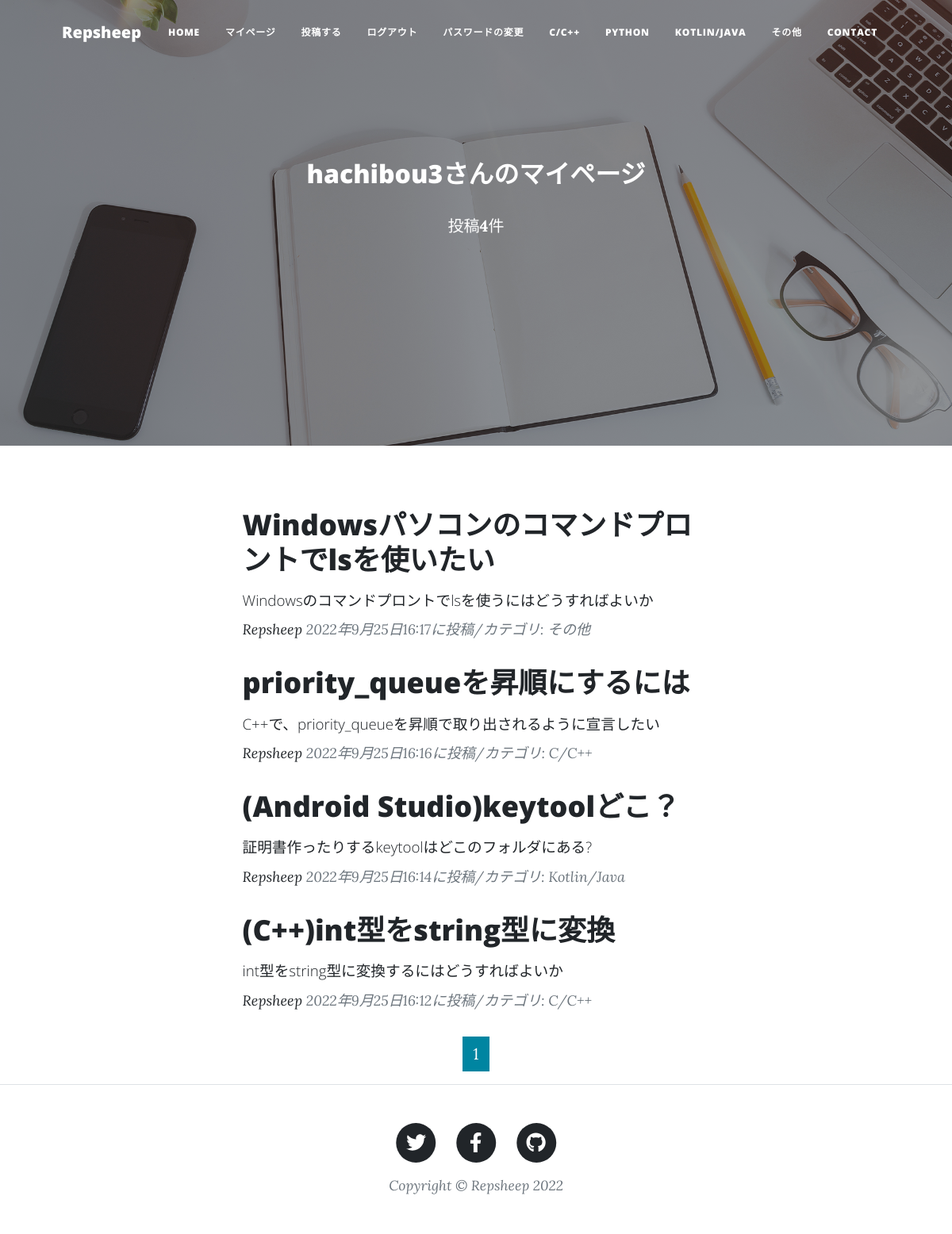
The app's page /mypage/ (signed in) with its own data.
### accounts/models.py (models this page shows)
class CustomUser(AbstractUser):
    pass

### techtwitapp/models.py (models this page shows, shortened)
class RecordPost(models.Model):
    user=models.ForeignKey(
        CustomUser,
        verbose_name='ユーザー',
        on_delete=models.CASCADE,
        null=True
        )
    CATEGORY=(('C/C++','C/C++'),
              ('Python','Python'),
              ('Kotlin/Java','Kotlin/Java'),
              ('その他','その他')
              )
    title=models.CharField(
        verbose_name='タイトル',
        max_length=200
        )
    question=models.TextField(
        verbose_name='質問'
        )
    answer=models.TextField(
        verbose_name='回答'
        )
    posted_at=models.DateTimeField(
        verbose_name='投稿日時',
        auto_now_add=True
        )
    category=models.CharField(
        verbose_name='カテゴリ',
        max_length=50,
        choices=CATEGORY
        )

### techtwitapp/views.py (the view)
# urls.py: path('mypage/',views.MypageView.as_view(),name='mypage'),
class MypageView(ListView):
    template_name='mypage.html'
    paginate_by=5
    def get_queryset(self):
        queryset=RecordPost.objects.filter(
            user=self.request.user).order_by('-posted_at')
        return queryset

### techtwitapp/templates/mypage.html (shortened to what this page needs)
{% extends 'base.html' %}
{% load static %}
        {% block header %}
        <header class="masthead" style="background-image: url({% static 'assets/img/home-bg.jpg' %})">
            <div class="container position-relative px-4 px-lg-5">
                <div class="row gx-4 gx-lg-5 justify-content-center">
                    <div class="col-md-10 col-lg-8 col-xl-7">
                        <div class="site-heading">
                        {% if user.is_authenticated %}
                            <h2>{{user.username}}さんのマイページ</h2>
                            {% if object_list.count == 0 %}
                                <p>{{user.username}}さんの投稿はありません</p>
                            {% else %}
                                <p>投稿<strong>{{object_list.count}}</strong>件</p>
                            {% endif %}
                        {% endif %}
                        </div>
                    </div>
                </div>
            </div>
        </header>
        {% endblock %}
        {% block contents %}
        <div class="container px-4 px-lg-5">
            <div class="row gx-4 gx-lg-5 justify-content-center">
                <div class="col-md-10 col-lg-8 col-xl-7">
                    {% for record in object_list %}
                    <div class="post-preview">
                        <a href="{% url 'techtwitapp:record_detail' record.pk %}">
                            <h2 class="post-title">{{record.title}}</h2>
                            <h3 class="post-subtitle">
                                <span style="font-size : 14pt">
                                    {{record.question|truncatechars:50}}
                                </span>
                            </h3>
                        </a>
                        <p class="post-meta">
                            <a href="#">Repsheep</a>
                            {{record.posted_at}}に投稿/カテゴリ:
                            {{record.category}}</p>
                    </div>
                    {% endfor %}
                    {% include "pagination.html" %}
                </div>
            </div>
        </div>
        {% endblock %}

### records on screen
CustomUser: username "hachibou3"
RecordPost: title "Windowsパソコンのコマンドプロントでlsを使いたい", question "Windowsのコマンドプロントでlsを使うにはどうすればよいか", posted_at "2022年9月25日16:17", category "その他"
RecordPost: title "priority_queueを昇順にするには", question "C++で、priority_queueを昇順で取り出されるように宣言したい", posted_at "2022年9月25日16:16", category "C/C++"
RecordPost: title "(Android Studio)keytoolどこ？", question "証明書作ったりするkeytoolはどこのフォルダにある?", posted_at "2022年9月25日16:14", category "Kotlin/Java"
RecordPost: title "(C++)int型をstring型に変換", question "int型をstring型に変換するにはどうすればよいか", posted_at "2022年9月25日16:12", category "C/C++"

### other values on screen
{{ object_list.count }} "4"
{{ num }} "1"
